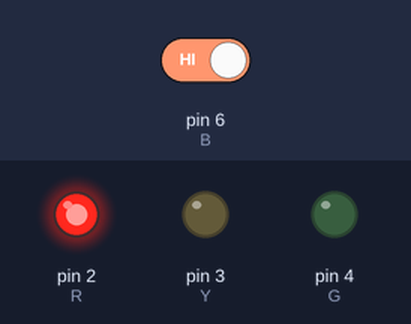
Bench run of a sketch on a simulated Arduino Uno, built with avr-gcc and run on an emulated ATmega328P. On the bench: output pins drawn as LEDs (lit = HIGH). The test bench sets the inputs (shaded band); at power-on: pin 6 (B) HIGH.

Above: at 7.8 s.
7.9 s: pin 6 (B) driven LOW
At 14.7 s:
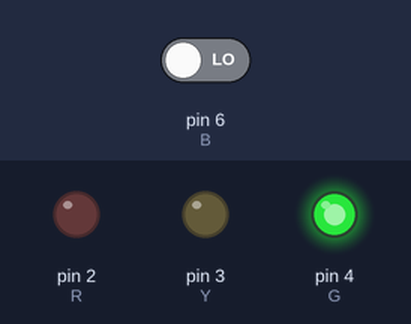
15.5 s: pin 6 (B) driven HIGH
At 15.8 s:
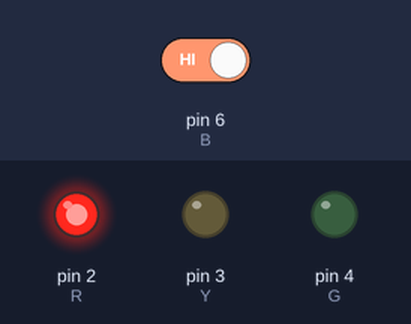
21.8 s: pin 6 (B) driven LOW
At 29.5 s:
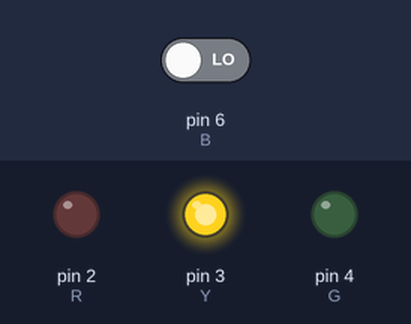
Timing chart, 0 to 38.2 s (numbered marks = the images above; inputs shaded):
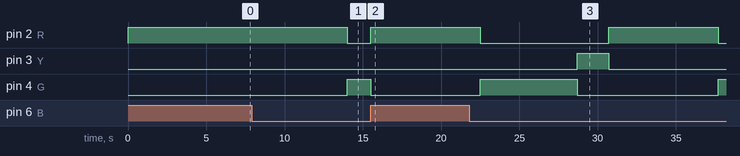

Measured:
- after the input at 7.9 s, pin 2 (R): HIGH → LOW after 6.1 s; pin 4 (G): LOW → HIGH after 6.1 s
- after the input at 15.5 s, pin 2 (R): LOW → HIGH at once; pin 4 (G): HIGH → LOW at once
- after the input at 21.8 s, pin 2 (R): HIGH → LOW after 0.70 s, → HIGH 8.2 s later, → LOW 7.0 s later; pin 3 (Y): LOW → HIGH after 6.9 s, → LOW 2.0 s later; pin 4 (G): LOW → HIGH after 0.70 s, → LOW 6.2 s later, → HIGH 9.0 s later

The sketch:

semaforo.ino
```cpp
// 2918094
int G = 4;
int Y = 3;
int R = 2 ;

int B = 6;
int S = digitalRead(B);

void setup() {
  pinMode(G, OUTPUT);
  pinMode(Y, OUTPUT);
  pinMode(R, OUTPUT);

  digitalWrite(G, LOW);
  digitalWrite(Y, LOW);
  digitalWrite(R, LOW);
  // BCR
  pinMode(B, INPUT);


}

void loop() {
  digitalWrite(G, HIGH);
  digitalWrite(Y, LOW);
  digitalWrite(R, LOW);
  greenLight();


  digitalWrite(G, LOW);
  digitalWrite(Y, HIGH);
  digitalWrite(R, LOW);
  delay(2000);

  digitalWrite(G, LOW);
  digitalWrite(Y, LOW);
  digitalWrite(R, HIGH);
  delay(7000);


}
void greenLight() {

  for (int i = 1; i < 31; i++){

    int S = digitalRead(B);

  if (S == 0) {
    delay(100);

  }
   else if (S == 1){
  digitalWrite(G, LOW);
  digitalWrite(Y, LOW);
  digitalWrite(R, HIGH);
  delay(7000);

  digitalWrite(G, HIGH);
  digitalWrite(Y, LOW);
  digitalWrite(R, LOW);


   }
  }
  delay(5000);
  return;

}

// Bryan Chavez Rodriguez
```
